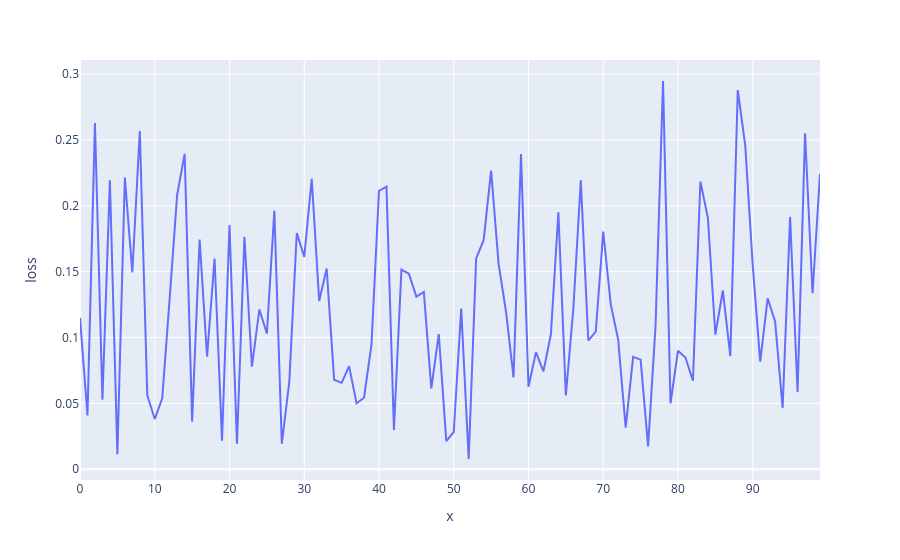

Source (notebook cell):
### Code cell
import plotly.express as px

text = '''
 Epoch 0: loss : 0.11499232053756714

 Epoch 1: loss : 0.04081135615706444

 Epoch 2: loss : 0.26274919509887695

 Epoch 3: loss : 0.05279380828142166

 Epoch 4: loss : 0.21927598118782043

 Epoch 5: loss : 0.011477162130177021

 Epoch 6: loss : 0.22135840356349945

 Epoch 7: loss : 0.14936469495296478

 Epoch 8: loss : 0.25675174593925476

 Epoch 9: loss : 0.056226860731840134

 Epoch 10: loss : 0.03811044245958328

 Epoch 11: loss : 0.053875744342803955

 Epoch 12: loss : 0.13007383048534393

 Epoch 13: loss : 0.20836536586284637

 Epoch 14: loss : 0.23937158286571503

 Epoch 15: loss : 0.03608933091163635

 Epoch 16: loss : 0.1743750423192978

 Epoch 17: loss : 0.0854627713561058

 Epoch 18: loss : 0.15994100272655487

 Epoch 19: loss : 0.021752221509814262

 Epoch 20: loss : 0.18540339171886444

 Epoch 21: loss : 0.019392196089029312

 Epoch 22: loss : 0.17640744149684906

 Epoch 23: loss : 0.07782243937253952

 Epoch 24: loss : 0.12130949646234512

 Epoch 25: loss : 0.10299350321292877

 Epoch 26: loss : 0.196129709482193

 Epoch 27: loss : 0.0194016695022583

 Epoch 28: loss : 0.06635582447052002

 Epoch 29: loss : 0.17920850217342377

 Epoch 30: loss : 0.16119757294654846

 Epoch 31: loss : 0.22037649154663086

 Epoch 32: loss : 0.1277574747800827

 Epoch 33: loss : 0.15242163836956024

 Epoch 34: loss : 0.06792531162500381

 Epoch 35: loss : 0.06561126559972763

 Epoch 36: loss : 0.07821005582809448

 Epoch 37: loss : 0.05002114921808243

 Epoch 38: loss : 0.054316211491823196

 Epoch 39: loss : 0.09492798894643784

 Epoch 40: loss : 0.21134285628795624

 Epoch 41: loss : 0.2144618034362793

 Epoch 42: loss : 0.029774943366646767

 Epoch 43: loss : 0.15154515206813812

 Epoch 44: loss : 0.14837618172168732

 Epoch 45: loss : 0.13102243840694427

 Epoch 46: loss : 0.13458405435085297

 Epoch 47: loss : 0.06132657453417778

 Epoch 48: loss : 0.10254257917404175

 Epoch 49: loss : 0.02144603058695793

 Epoch 50: loss : 0.028181595727801323

 Epoch 51: loss : 0.12192299216985703

 Epoch 52: loss : 0.007788209710270166

 Epoch 53: loss : 0.16002106666564941

 Epoch 54: loss : 0.17386333644390106

 Epoch 55: loss : 0.2267172783613205

 Epoch 56: loss : 0.1558694839477539

 Epoch 57: loss : 0.11937334388494492

 Epoch 58: loss : 0.0697299987077713

 Epoch 59: loss : 0.23922283947467804

 Epoch 60: loss : 0.0625380352139473

 Epoch 61: loss : 0.08891239017248154

 Epoch 62: loss : 0.0743056982755661

 Epoch 63: loss : 0.10243332386016846

 Epoch 64: loss : 0.1950310319662094

 Epoch 65: loss : 0.05607469007372856

 Epoch 66: loss : 0.12183152884244919

 Epoch 67: loss : 0.21937809884548187

 Epoch 68: loss : 0.09768525511026382

 Epoch 69: loss : 0.10450434684753418

 Epoch 70: loss : 0.18036840856075287

 Epoch 71: loss : 0.1252678632736206

 Epoch 72: loss : 0.09837529808282852

 Epoch 73: loss : 0.03159977123141289

 Epoch 74: loss : 0.08533235639333725

 Epoch 75: loss : 0.08321879059076309

 Epoch 76: loss : 0.017378056421875954

 Epoch 77: loss : 0.10888848453760147

 Epoch 78: loss : 0.29469791054725647

 Epoch 79: loss : 0.05001047998666763

 Epoch 80: loss : 0.08996283262968063

 Epoch 81: loss : 0.0848596915602684

 Epoch 82: loss : 0.06719688326120377

 Epoch 83: loss : 0.21834711730480194

 Epoch 84: loss : 0.1907835304737091

 Epoch 85: loss : 0.10219506174325943

 Epoch 86: loss : 0.1356971561908722

 Epoch 87: loss : 0.08591330796480179

 Epoch 88: loss : 0.287842333316803

 Epoch 89: loss : 0.24561984837055206

 Epoch 90: loss : 0.15474560856819153

 Epoch 91: loss : 0.08164599537849426

 Epoch 92: loss : 0.1296762079000473

 Epoch 93: loss : 0.11190823465585709

 Epoch 94: loss : 0.04665304720401764

 Epoch 95: loss : 0.1916763186454773

 Epoch 96: loss : 0.05865870788693428

 Epoch 97: loss : 0.25501182675361633

 Epoch 98: loss : 0.13356952369213104

 Epoch 99: loss : 0.22401094436645508
'''        

losses = []
for line in text.splitlines():
    sp = line.split()
    if len(sp) > 0:
        losses += [float(sp[-1])]

print(losses)
fig = px.line(y=losses, labels={'y':'loss'})
fig.show()
